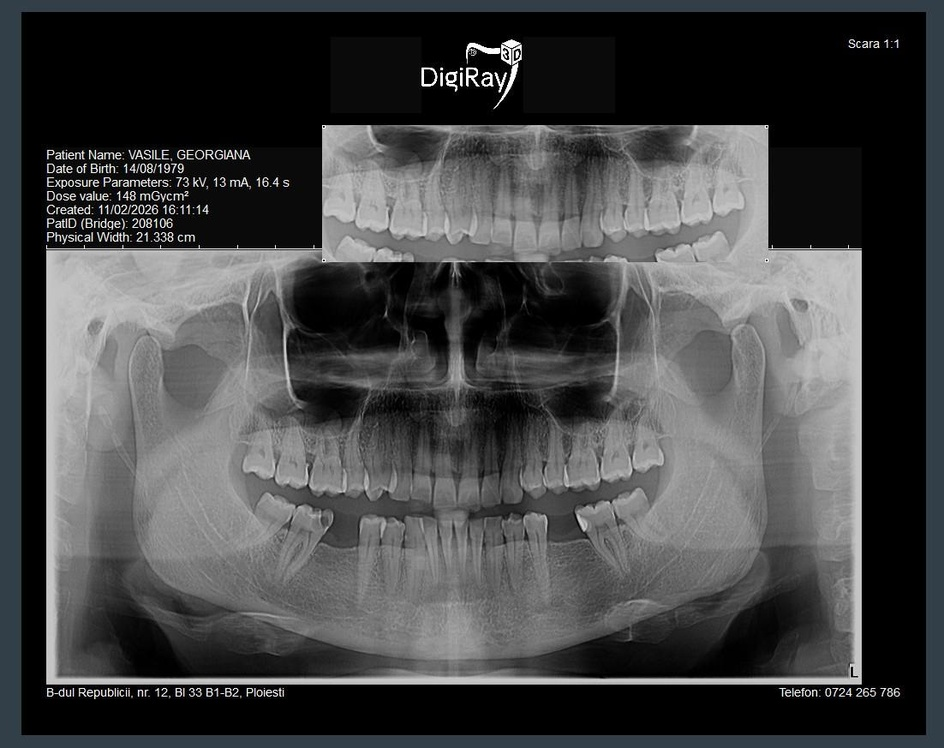
#> input picture radiografie mama.jpeg, 944 x 748 px, shrunk from 1102 x 873 before the run
$ python -i tooth_proposals.py   (imports and definitions only)
#> lines starting #> are read from the running program, lines starting #| are printed output that depends on the picture; after the words box and inside, x2 and y2 are one past the last pixel; in counts of white or black regions, pixels touching at a corner belong together
#!/usr/bin/env python3
"""
Heuristic tooth proposal for bitewing radiographs.

⚠️  EXPERIMENTAL — BASELINE ONLY, NOT CLINICAL.

When no tooth segmentation model or tooth boxes are available, this module
provides a simple heuristic to propose approximate tooth bounding boxes
in bitewing radiographs.

Method:
    1. Convert to grayscale and enhance contrast (CLAHE).
    2. Apply adaptive thresholding to segment bright tooth regions.
    3. Use vertical projection profile to find tooth column boundaries.
    4. Use horizontal projection to find jaw row boundaries.
    5. Combine to produce per-tooth bounding box proposals.

These proposals are intentionally rough and should be replaced by a
trained tooth detector for production use.
"""

import logging
from typing import List, Tuple

import numpy as np

from .tooth_instance import ToothInstance

log = logging.getLogger(__name__)


def propose_teeth_heuristic(
    image: np.ndarray,
    min_tooth_width: int = 30,
    max_tooth_width: int = 200,
    min_tooth_height: int = 40,
    max_tooth_height: int = 300,
) -> List[ToothInstance]:
    """
    Generate heuristic tooth bounding box proposals from a bitewing image.

    ⚠️ EXPERIMENTAL BASELINE — not suitable for clinical use.

    Args:
        image: Input image as numpy array (BGR or grayscale).
        min_tooth_width: Minimum expected tooth width in pixels.
        max_tooth_width: Maximum expected tooth width in pixels.
        min_tooth_height: Minimum expected tooth height in pixels.
        max_tooth_height: Maximum expected tooth height in pixels.

    Returns:
        List of ToothInstance with proposed bounding boxes.
    """
    import cv2

    # Convert to grayscale
    if len(image.shape) == 3:
        gray = cv2.cvtColor(image, cv2.COLOR_BGR2GRAY)
    else:
        gray = image.copy()

    h, w = gray.shape

    # Enhance contrast with CLAHE
    clahe = cv2.createCLAHE(clipLimit=3.0, tileGridSize=(8, 8))
    enhanced = clahe.apply(gray)

    # Adaptive threshold to segment bright regions (teeth)
    binary = cv2.adaptiveThreshold(
        enhanced, 255, cv2.ADAPTIVE_THRESH_GAUSSIAN_C,
        cv2.THRESH_BINARY, blockSize=51, C=-10,
    )

    # Morphological cleanup
    kernel = cv2.getStructuringElement(cv2.MORPH_RECT, (5, 5))
    binary = cv2.morphologyEx(binary, cv2.MORPH_CLOSE, kernel, iterations=2)
    binary = cv2.morphologyEx(binary, cv2.MORPH_OPEN, kernel, iterations=1)

    # ── Vertical projection → find tooth column boundaries ──
    v_proj = np.sum(binary, axis=0) / 255.0  # sum of white pixels per column
    v_threshold = np.max(v_proj) * 0.15

    # Find runs of columns above threshold
    above = v_proj > v_threshold
    columns = _find_runs(above, min_length=min_tooth_width)

    # ── Horizontal projection → find jaw row boundaries ──
    h_proj = np.sum(binary, axis=1) / 255.0
    h_threshold = np.max(h_proj) * 0.15
    rows_above = h_proj > h_threshold
    rows = _find_runs(rows_above, min_length=min_tooth_height)

    if not rows:
        # Fallback: use full image height with some margin
        rows = [(int(h * 0.1), int(h * 0.9))]

    if not columns:
        log.warning("Heuristic found no tooth columns — returning empty proposals.")
        return []

    # Combine rows and columns to form tooth boxes
    teeth = []
    tooth_id = 0
    for row_start, row_end in rows:
        row_h = row_end - row_start
        if row_h < min_tooth_height or row_h > max_tooth_height * 2:
            continue
        for col_start, col_end in columns:
            col_w = col_end - col_start
            if col_w < min_tooth_width or col_w > max_tooth_width:
                continue
            teeth.append(
                ToothInstance(
                    tooth_id=tooth_id,
                    bbox=(float(col_start), float(row_start),
                          float(col_end), float(row_end)),
                    confidence=0.3,  # Low confidence = heuristic
                )
            )
            tooth_id += 1

    log.info(f"Heuristic proposed {len(teeth)} tooth boxes "
             f"(rows={len(rows)}, columns={len(columns)})")
    return teeth


def _find_runs(mask: np.ndarray, min_length: int) -> List[Tuple[int, int]]:
    """
    Find contiguous runs of True values in a 1D boolean array.

    Returns list of (start, end) index tuples for runs >= min_length.
    """
    runs = []
    in_run = False
    start = 0

    for i, val in enumerate(mask):
        if val and not in_run:
            start = i
            in_run = True
        elif not val and in_run:
            if i - start >= min_length:
                runs.append((start, i))
            in_run = False

    if in_run and len(mask) - start >= min_length:
        runs.append((start, len(mask)))

    return runs


# ── Self-test ──
# [12 lines not run here, left out]

>>> import cv2
>>> picture = cv2.imread('../../radiografie mama.jpeg')
#> picture is the input picture: shape (748, 944, 3); mean B, G, R 70.1, 69.4, 68.5
>>> result = propose_teeth_heuristic(picture)
#> in propose_teeth_heuristic, `enhanced = clahe.apply(gray)`:
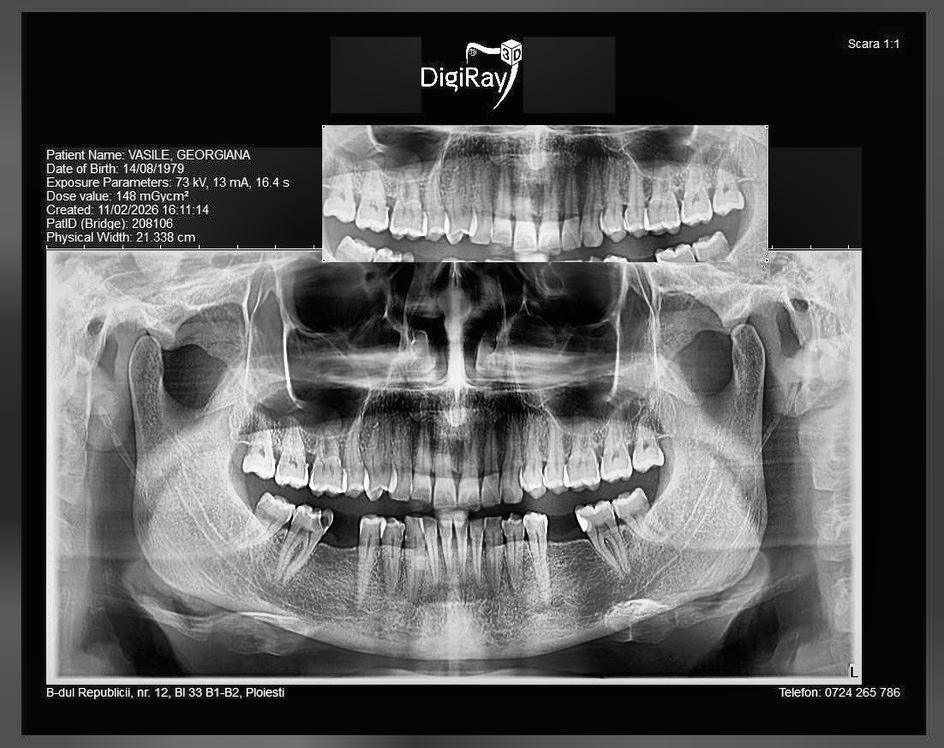
#> enhanced: shape (748, 944); min 0, max 255, mean 87
#> in propose_teeth_heuristic, `binary = cv2.adaptiveThreshold( enhanced, 255, cv2.ADAPTIVE_THRESH_GAU..`:
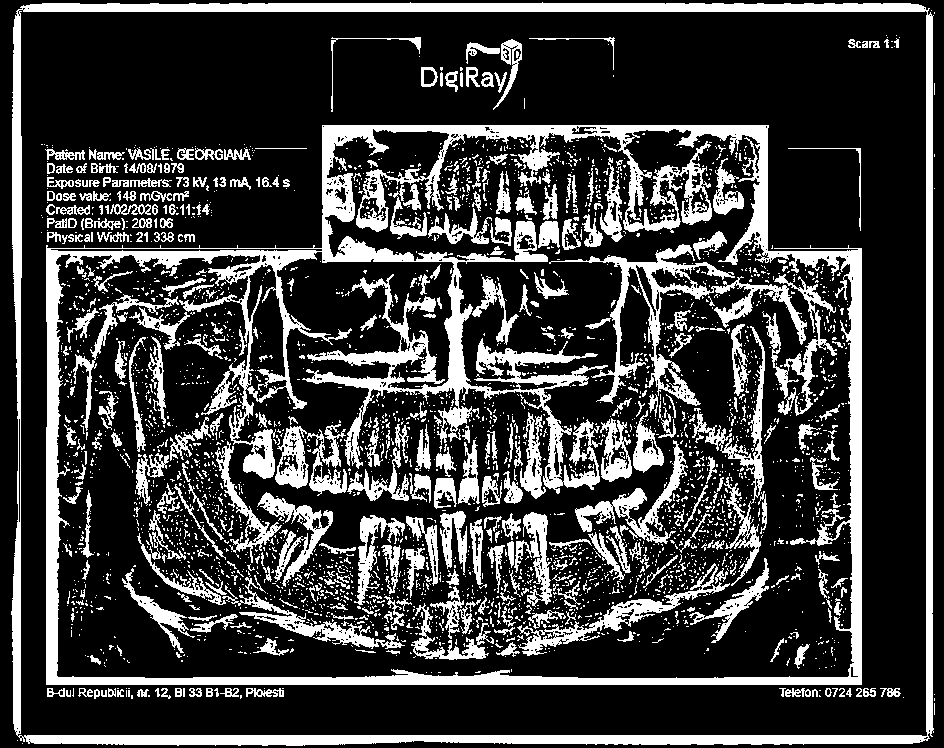
#> binary: shape (748, 944); 24% white; 3256 white regions (2831 under 20 px), largest, box (x1, y1, x2, y2) and area: (46, 125, 862, 685) 55096, (11, 2, 934, 746) 26159, (549, 244, 807, 406) 5828
#> in propose_teeth_heuristic, `binary = cv2.morphologyEx(binary, cv2.MORPH_CLOSE, kernel, iterations=2)`:
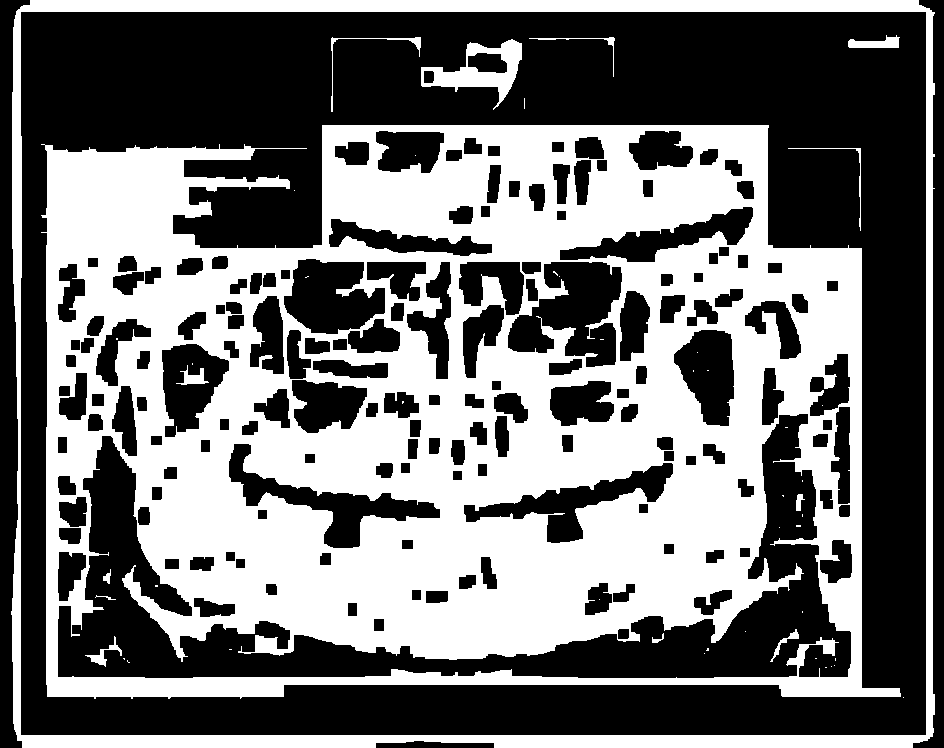
#> binary: shape (748, 944); 45% white; 49 white regions (35 under 20 px), largest, box (x1, y1, x2, y2) and area: (41, 125, 901, 699) 281037, (11, 0, 935, 748) 32185, (421, 39, 522, 110) 2472
#> in propose_teeth_heuristic, `binary = cv2.morphologyEx(binary, cv2.MORPH_OPEN, kernel, iterations=1)`:
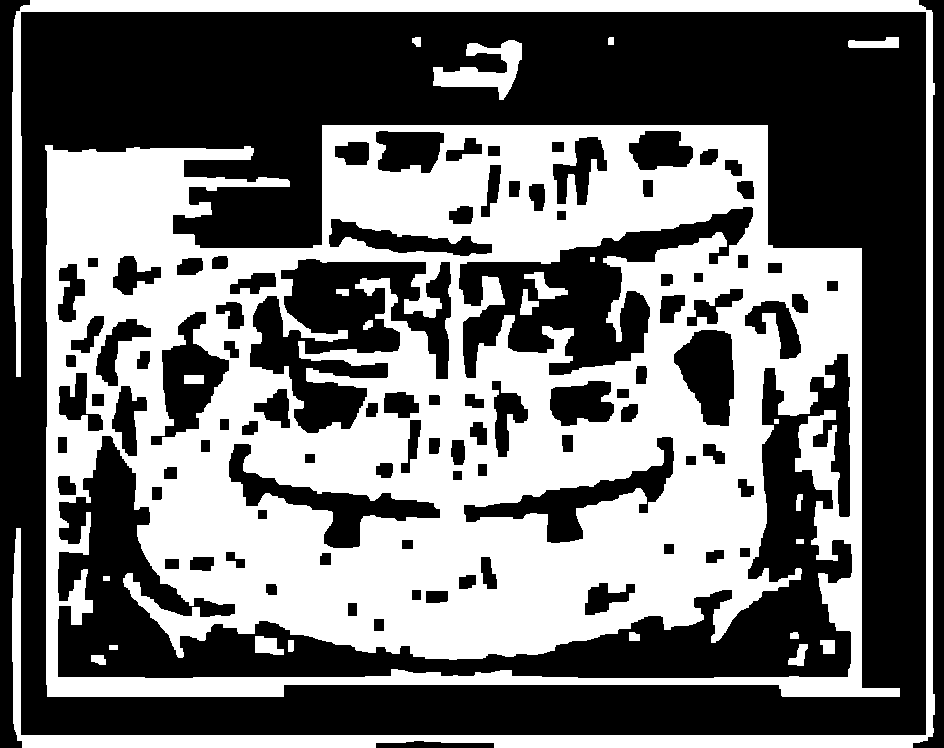
#> binary: shape (748, 944); 44.3% white; 24 white regions, largest, box (x1, y1, x2, y2) and area: (45, 125, 900, 697) 275616, (12, 0, 935, 748) 31614, (433, 40, 522, 100) 2279
#> in propose_teeth_heuristic, `v_proj = np.sum(binary, axis=0) / 255.0`: v_proj = 944 values, max 731 at index 926, min 0 at index 0, mean 331.1
#> in propose_teeth_heuristic, `v_threshold = np.max(v_proj) * 0.15`: v_threshold = 109.6
#> the loop in _find_runs, `for i, val in enumerate(mask):` made 944 passes
#> (val, in_run) on passes 13, 23, 47: (True, True), (False, False), (True, True)
#> after the loop in _find_runs, `for i, val in enumerate(mask):`: in_run = False; runs = [(46, 862)]; start = 926
#> in propose_teeth_heuristic, `columns = _find_runs(above, min_length=min_tooth_width)`: columns = [(46, 862)]
#> in propose_teeth_heuristic, `h_proj = np.sum(binary, axis=1) / 255.0`: h_proj = 748 values, max 916 at index 11, min 12 at index 12, mean 417.9
#> in propose_teeth_heuristic, `h_threshold = np.max(h_proj) * 0.15`: h_threshold = 137.4
#> the loop in _find_runs (call 2), `for i, val in enumerate(mask):` made 748 passes
#> in propose_teeth_heuristic, `rows = _find_runs(rows_above, min_length=min_tooth_height)`: rows = [(125, 657)]
#> the loop in propose_teeth_heuristic, `for row_start, row_end in rows:` made 1 pass
#> (row_start, row_end, row_h) on pass 1: (125, 657, 532)
#> after the loop in propose_teeth_heuristic, `for row_start, row_end in rows:`: teeth = []; tooth_id = 0
#> result = []
